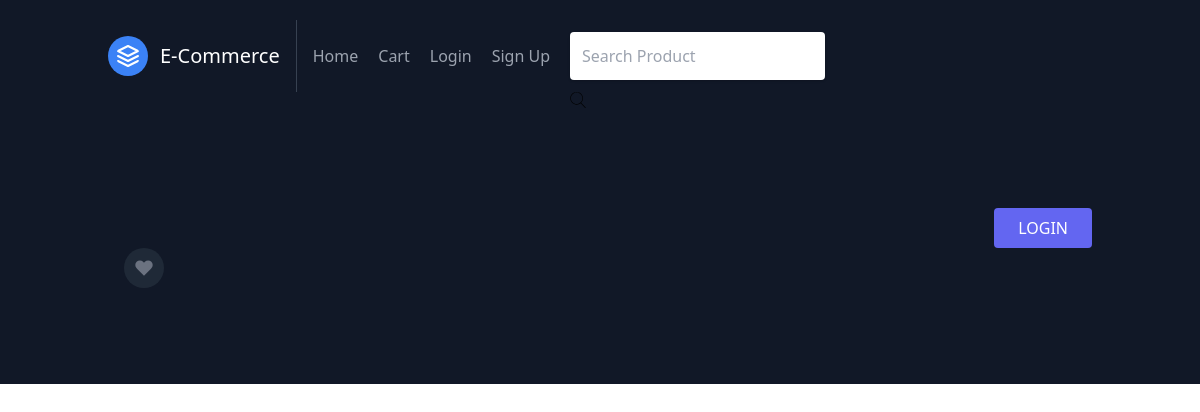
The app's page /detail/483501/, older data.
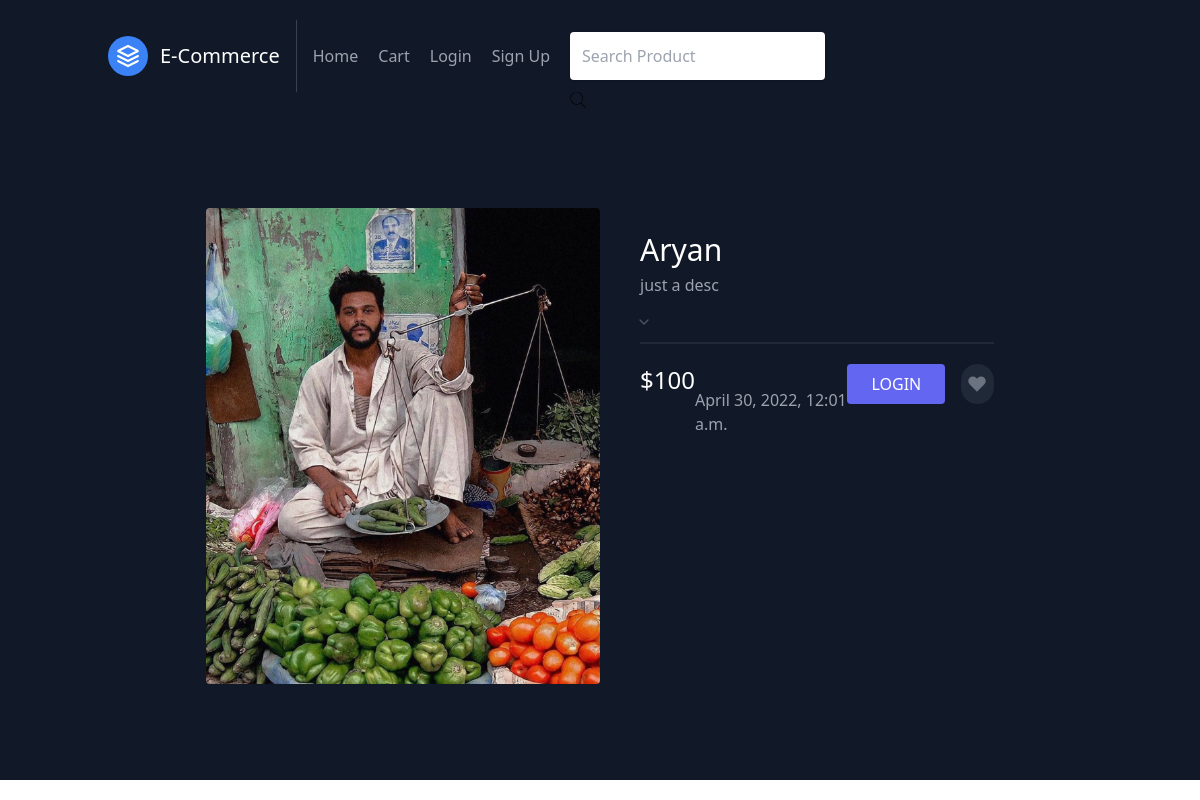
The same page, newer data.
### index/models.py (models this page shows, shortened)
class Product(models.Model):
    title=models.CharField(max_length=50)
    price=models.IntegerField(default=0)
    pic=models.ImageField(default='default.jpg',upload_to='images')
    published_by=models.ForeignKey(User,on_delete=models.CASCADE)
    desc=models.TextField()
    published_date=models.DateTimeField(auto_now_add=True)
    slug=models.SlugField(max_length=35)

### index/views.py (the view)
# urls.py: path('detail/<str:slug>/',views.detail,name='detail'),
def detail(request,slug):
    n2=Product.objects.filter(slug=slug)
    return render(request,'index/detail.html',{'n2':n2})

### index/templates/index/detail.html (shortened to what this page needs)
{% extends "index/base.html" %}
{% block content %}
<section class="text-gray-400 bg-gray-900 body-font overflow-hidden">
    <div class="container px-5 py-24 mx-auto">
          {% for detail in n2 %}
      <div class="lg:w-4/5 mx-auto flex flex-wrap">
        <img alt="ecommerce" class="lg:w-1/2 w-full lg:h-auto h-64 object-cover object-center rounded" src="{{detail.pic.url}}">
        <div class="lg:w-1/2 w-full lg:pl-10 lg:py-6 mt-6 lg:mt-0">
          <h1 class="text-white text-3xl title-font font-medium mb-1">{{detail.title}}</h1>
          <p class="leading-relaxed">{{detail.desc}}</p>
          <div class="flex mt-6 items-center pb-5 border-b-2 border-gray-800 mb-5">
            <div class="flex ml-6 items-center">
              <div class="relative">
                <span class="absolute right-0 top-0 h-full w-10 text-center text-gray-600 pointer-events-none flex items-center justify-center">
                  <svg fill="none" stroke="currentColor" stroke-linecap="round" stroke-linejoin="round" stroke-width="2" class="w-4 h-4" viewBox="0 0 24 24">
                    <path d="M6 9l6 6 6-6"></path>
                  </svg>
                </span>
              </div>
            </div>
          </div>
          <div class="flex">
            <span class="title-font font-medium text-2xl text-white">${{detail.price}}</span><br>
            {{detail.published_date}}
          {% endfor %}
          {% if user.is_authenticated %}
            <a href="{% url 'index:order' %}"><button class="flex ml-auto text-white bg-indigo-500 border-0 py-2 px-6 focus:outline-none hover:bg-indigo-600 rounded">ORDER</button> </a>
          {% else %}
          <a href="{% url 'users:login' %}"><button class="flex ml-auto text-white bg-indigo-500 border-0 py-2 px-6 focus:outline-none hover:bg-indigo-600 rounded">LOGIN</button></a>
          {% endif %}
            <button class="rounded-full w-10 h-10 bg-gray-800 p-0 border-0 inline-flex items-center justify-center text-gray-500 ml-4">
              <svg fill="currentColor" stroke-linecap="round" stroke-linejoin="round" stroke-width="2" class="w-5 h-5" viewBox="0 0 24 24">
                <path d="M20.84 4.61a5.5 5.5 0 00-7.78 0L12 5.67l-1.06-1.06a5.5 5.5 0 00-7.78 7.78l1.06 1.06L12 21.23l7.78-7.78 1.06-1.06a5.5 5.5 0 000-7.78z"></path>
              </svg>
            </button>
          </div>
        </div>
      </div>
    </div>
  </section>
{% endblock content %}

Row changes from the older to the newer data that the page shows:
added Product: pic (picture), title "Aryan", desc "just a desc", price "100", published_date "April 30, 2022, 12:01 a.m."
